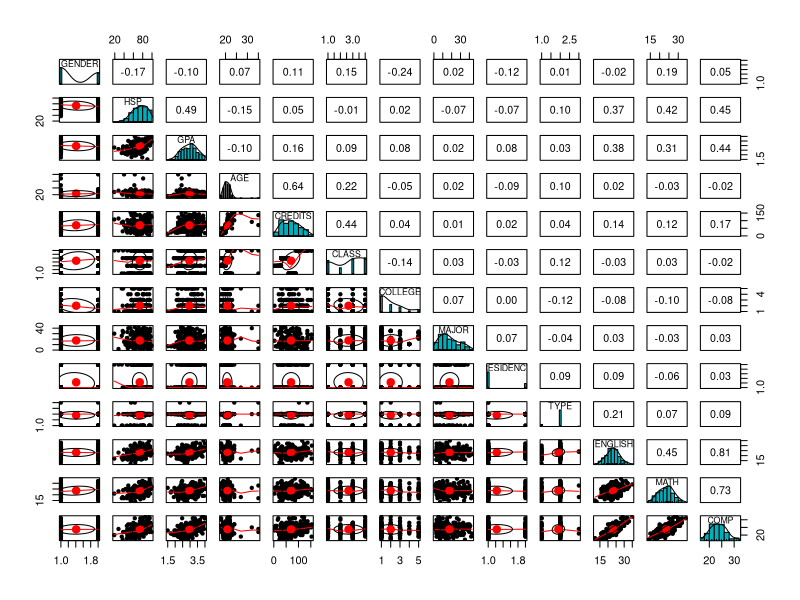

Source code (R): (Note: this script raises an error after producing the figure.)
library(tidyverse)

my_data <- read.csv("ABC-Data.txt", header = TRUE, sep = "\t")

my_data

length(unique(my_data[["CLASS"]]))

paste0(seq.int(1, 43), collapse=",")

unique(my_data$COLLEGE)

unique(my_data$MAJOR) 
length(unique(my_data$MAJOR))

my_data$CLASS = factor(my_data$CLASS,
                                  levels = c('Junior', 'Freshman', 'Sophomore', 'Senior'),
                                  labels = c(1, 2, 3, 4))

my_data$COLLEGE = factor(my_data$COLLEGE,
                         levels = c('A&S','Bus','Educ','Nurs','Hss'),
                         labels = c(1, 2, 3, 4, 5))



unique(my_data$RESIDENCY) 
my_data$RESIDENCY = factor(my_data$RESIDENCY,
                           levels = c('Resident','Nonresident'),
                           labels = c(1, 2))


unique(my_data$TYPE)
my_data$TYPE = factor(my_data$TYPE,
                      levels = c('Transfer','New','Readmit'),
                      labels = c(1, 2, 3))

unique(my_data$MAJOR)
length(unique(my_data$MAJOR))
my_data$MAJOR = factor(my_data$MAJOR,
                       levels = c('Biochm','Geog','Acct','Socstd','Chem','CS','Undecl','Math','Soc','Art','Nursng','Mktg','SpEd','ElEd','Engl','Biolgy','Busadm','Mgmt','Comm','Phymat','Musthr','Mis','Socwrk','Psych','Prepha','Hcad','Span','Music','Preopt','Polsci','Histry','Kins','McOm','Comdis','Busfin','Pre-Pt','Cs','Journ','Geolgy','Crmjus','Prevet','Premed','Preden'),
                       labels = c(1,2,3,4,5,6,7,8,9,10,11,12,13,14,15,16,17,18,19,20,21,22,23,24,25,26,27,28,29,30,31,32,33,34,35,36,37,38,39,40,41,42,43))

unique(my_data$GENDER)
my_data$GENDER = factor(my_data$GENDER,
                        levels = c('F','M'),
                        labels = c(1, 2))

my_data$GENDER = as.numeric(my_data$GENDER)
my_data$AGE = as.numeric(my_data$AGE)
my_data$CLASS = as.numeric(my_data$CLASS)
my_data$COLLEGE = as.numeric(my_data$COLLEGE)
my_data$RESIDENCY = as.numeric(my_data$RESIDENCY)
my_data$TYPE = as.numeric(my_data$TYPE)

library("ggplot2")                     # Load ggplot2 package
library("GGally")  
library(psych)

pairs.panels(my_data, 
             method = "pearson", # correlation method
             hist.col = "#00AFBB",
             density = TRUE,  # show density plots
             ellipses = TRUE, # show correlation ellipses,
)

require(corrplot)

corr <- cor(my_data)
corrplot(corr, tl.cex = 2)
